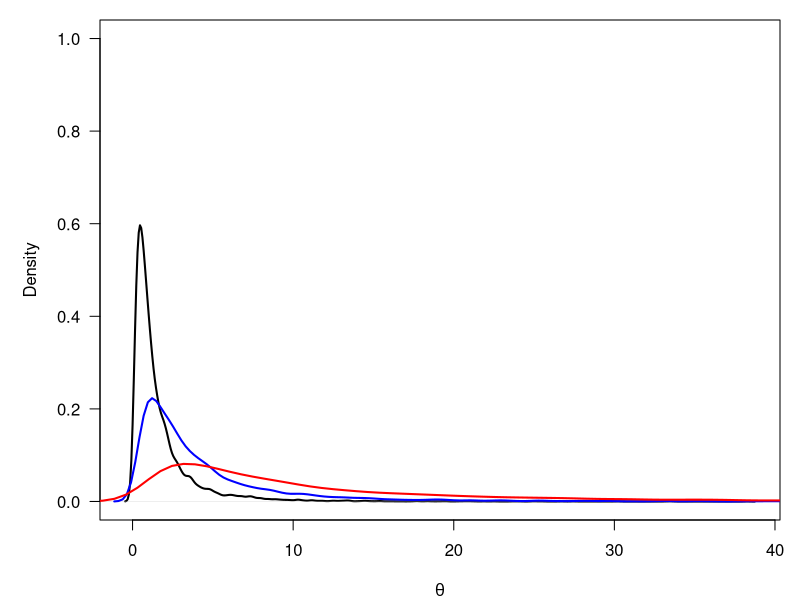
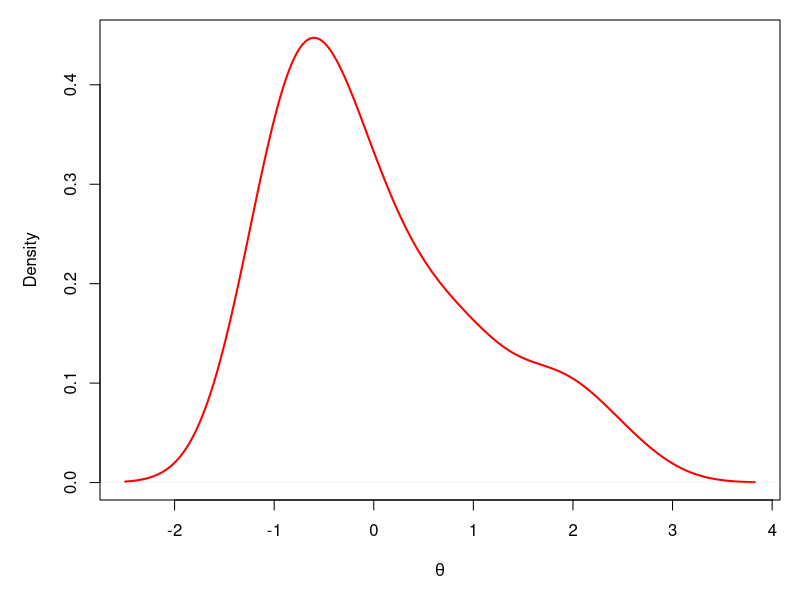
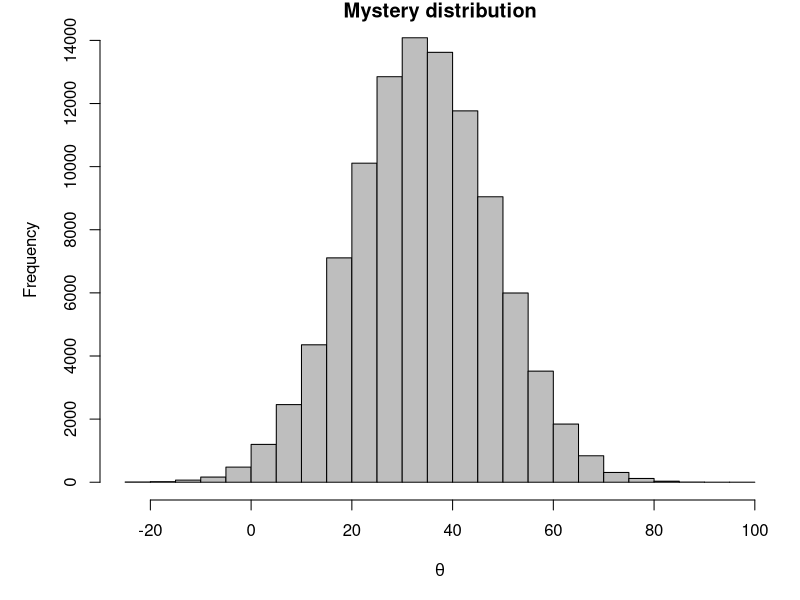
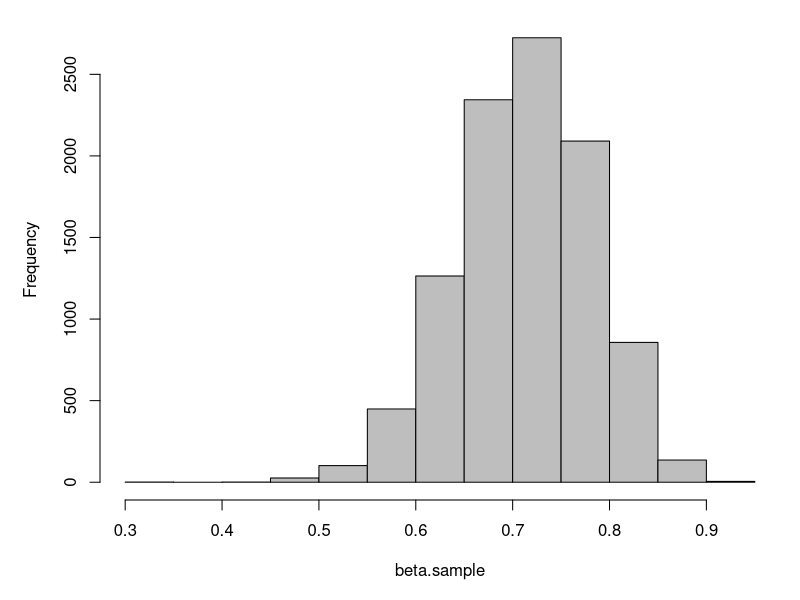

Recreate these plots in R, in order.
## ---- chunk 1

## ---- chunk 2
# Plot the density fucntion for a lognormal
# distribution that has a mean of zero and
# a standard deviation of 1.
  par(mar=c(4,5,1,1))
  plot(density(
    rlnorm(n=1e4, mean=0, sd=1)),
    main='', lwd=2, col='black', 
    xlab=expression(theta), ylim=c(0,1),
    yaxt='n')
  axis(side=2, las=2)

# Now, we can change the parameters to
# change the location and spread
  lines(density(
    rlnorm(n=1e4, mean=1, sd=1)),
    lwd=2, col = 'blue') 
  
  lines(density(
    rlnorm(n=1e4, mean=2, sd=1)),
    lwd=2, col = 'red')  
## ---- chunk 3
ndata = rnorm(n=30, mean=0, sd=1)
## ---- chunk 4
par(mar=c(5,5,1,1))
plot(density(ndata),
     main='',
     xlab=expression(theta),
     col='red',
     lwd='2')
## ---- chunk 5
hist(rnorm(1e5, mean=34, sd=14), main='Mystery distribution',
     xlab=expression(theta), col='gray')
## ---- chunk 6
# I'll simulate the data for you in another file and you can read in the data
# from a text file like this (just make sure it is in the correct directory):
  dbp = read.csv('../../data/dbp.txt') 
## ---- chunk 7
# Get a random sample from the beta
beta.sample = rbeta(n=1e4,
                    shape1=30,
                    shape2=12)

# Plot a histogram
hist(beta.sample, main='', col='gray')
## ---- chunk 8
rbinom(n=10, size=10, prob=0.5)
## ---- chunk 9
rpois(n = 10, lambda = 10)
## ---- chunk 10
counts2 = read.csv('../../data/counts2.txt')
